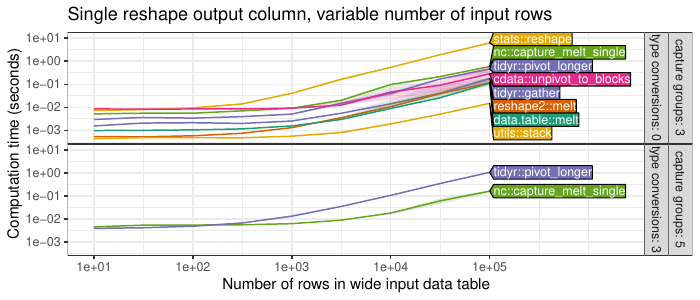

R code for this plot:
source("packages.R")

pkg.color <- c(
  "data.table::melt"="#1B9E77",
  "reshape2::melt"="#D95F02",
  "tidyr::gather"="#7570B3",
  "tidyr::pivot_longer"="#7570B3",
  "cdata::unpivot_to_blocks"="#E7298A",
  "cdata::rowrecs_to_blocks"="#E7298A",
  "nc::capture_melt_single"="#66A61E",
  "stats::reshape"="#E6AB02",
  "utils::stack"="#E6AB02",
  "#A6761D", "#666666")

who.timings <- rbind(
  data.table(
    "capture groups"=3, "type conversions"=0,
    readRDS("figure-who-rows-data.rds")),
  data.table(
    "capture groups"=5, "type conversions"=3,
    readRDS("figure-who-complex-rows-data.rds"))
)[!grepl("[+]", expr)]
who.timings[, seconds := time/1e9]
stats.timings <- who.timings[, .(
  median=median(seconds),
  q25=quantile(seconds, 0.25),
  q75=quantile(seconds, 0.75),
  mean=mean(seconds),
  sd=sd(seconds)
), by=.(`capture groups`, `type conversions`, N.rows, expr)]

stats.timings[`capture groups`==3 & N.rows==10^5, .(N.rows, expr, median)][order(-median)]
stats.timings[`capture groups`==5 & N.rows==10^5, .(N.rows, expr, mean, sd)][order(-mean)]

gg <- ggplot()+
  ggtitle("Single reshape output column, variable number of input rows")+
  theme_bw()+
  theme(panel.spacing=grid::unit(0, "lines"))+
  scale_color_manual(values=pkg.color)+
  scale_fill_manual(values=pkg.color)+
  facet_grid(
    `capture groups` + `type conversions` ~ .,
    ##scales="free",
    labeller=label_both)+
  geom_line(aes(
    N.rows, median, color=expr),
    data=stats.timings)+
  geom_ribbon(aes(
    N.rows, ymin=q25, ymax=q75, fill=expr),
    alpha=0.2,
    data=stats.timings)+
  scale_x_log10(
    "Number of rows in wide input data table",
    breaks=10^seq(1, 5, by=1),
    limits=c(NA, max(stats.timings$N.rows)*20))+
  scale_y_log10(
    "Computation time (seconds)",
    breaks=10^seq(-3, 2, by=1),
    limits=c(NA, 11))
dl <- directlabels::direct.label(gg, list(cex=0.75, "last.polygons"))

pdf("figure-who-both-rows.pdf", 7, 3)
print(dl)
dev.off()

png("figure-who-both-rows.png", 7, 3, units="in", res=100)
print(dl)
dev.off()
